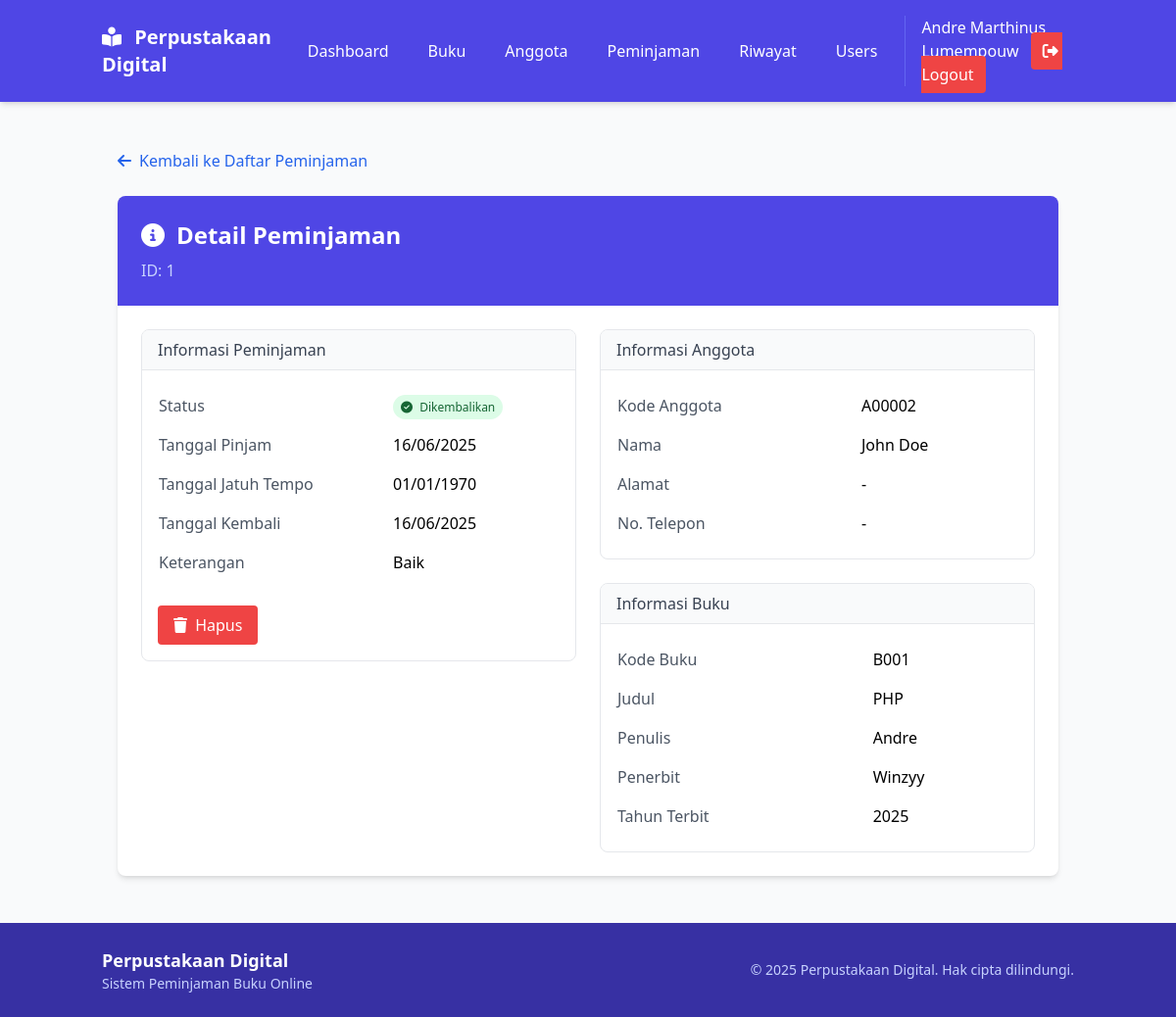
The app's page /pinjam/detail.php?id=1 (signed in) with its own data.
### tables this page shows
CREATE TABLE `meminjam` (
  `id_pinjam` int(11) NOT NULL,
  `tgl_pinjam` date NOT NULL,
  `tgl_jatuh_tempo` date DEFAULT NULL,
  `tgl_kembali` date DEFAULT NULL,
  `keterangan` text DEFAULT NULL,
  `id_anggota` int(11) NOT NULL,
  `id_buku` int(11) NOT NULL,
  `status` enum('dipinjam','kembali','terlambat') NOT NULL
);

CREATE TABLE `anggota` (
  `id_anggota` int(11) NOT NULL,
  `kode_anggota` varchar(10) NOT NULL,
  `nama` varchar(100) NOT NULL,
  `alamat` text DEFAULT NULL,
  `no_telepon` varchar(15) DEFAULT NULL
);

CREATE TABLE `buku` (
  `id_buku` int(11) NOT NULL,
  `kode_buku` varchar(10) NOT NULL,
  `judul_buku` varchar(255) NOT NULL,
  `penulis` varchar(100) DEFAULT NULL,
  `penerbit` varchar(100) DEFAULT NULL,
  `tahun_terbit` year(4) DEFAULT NULL,
  `stok` int(11) DEFAULT NULL
);

### pinjam/detail.php (the view, shortened to what this page needs)
<?php
require_once '../config/db.php';
$id = (int)$_GET['id'];
try {
    $sql = "SELECT m.*, a.nama as nama_anggota, a.kode_anggota, a.alamat, a.no_telepon,
            b.judul_buku, b.kode_buku, b.penulis, b.penerbit, b.tahun_terbit
            FROM meminjam m
            JOIN anggota a ON m.id_anggota = a.id_anggota
            JOIN buku b ON m.id_buku = b.id_buku
            WHERE m.id_pinjam = :id";
    $stmt = $conn->prepare($sql);
    $stmt->bindParam(':id', $id, PDO::PARAM_INT);
    $stmt->execute();
    $loan = $stmt->fetch(PDO::FETCH_ASSOC);
    $remaining_days = 0;
} catch(PDOException $e) {
    $_SESSION['error'] = "Error: " . $e->getMessage();
    header("Location: index.php");
    exit;
}
include '../templates/header.php';
?>
<div class="container mx-auto px-4 py-6">
    <div class="mb-6">
        <a href="index.php" class="inline-flex items-center text-blue-600 hover:text-blue-800">
            <i class="fas fa-arrow-left mr-2"></i> Kembali ke Daftar Peminjaman
        </a>
    </div>
    <div class="bg-white rounded-lg shadow-md overflow-hidden">
        <div class="bg-indigo-600 text-white p-6">
            <h1 class="text-2xl font-bold flex items-center">
                <i class="fas fa-info-circle mr-3"></i>
                Detail Peminjaman
            </h1>
            <p class="text-indigo-200 mt-2">ID: <?= $loan['id_pinjam'] ?></p>
        </div>
        <div class="p-6">
            <div class="grid grid-cols-1 md:grid-cols-2 gap-6">
                <div class="space-y-6">
                    <div class="border rounded-lg overflow-hidden">
                        <div class="bg-gray-50 px-4 py-2 border-b">
                            <h2 class="font-medium text-gray-700">Informasi Peminjaman</h2>
                        </div>
                        <div class="p-4">
                            <table class="w-full">
                                <tr>
                                    <td class="py-2 text-gray-600">Status</td>
                                    <td class="py-2">
                                        <?php if($loan['status'] == 'dipinjam'): ?>
                                            <span class="px-2 py-1 rounded-full text-xs font-medium bg-yellow-100 text-yellow-800">
                                                <i class="fas fa-book-reader mr-1"></i> Dipinjam
                                            </span>
                                            <?php if($remaining_days > 0): ?>
                                                <span class="text-xs text-gray-500 ml-1">(<?= $remaining_days ?> hari lagi)</span>
                                            <?php endif; ?>
                                        <?php elseif($loan['status'] == 'kembali'): ?>
                                            <span class="px-2 py-1 rounded-full text-xs font-medium bg-green-100 text-green-800">
                                                <i class="fas fa-check-circle mr-1"></i> Dikembalikan
                                            </span>
                                        <?php endif; ?>
                                    </td>
                                </tr>
                                <tr>
                                    <td class="py-2 text-gray-600">Tanggal Pinjam</td>
                                    <td class="py-2"><?= date('d/m/Y', strtotime($loan['tgl_pinjam'])) ?></td>
                                </tr>
                                <tr>
                                    <td class="py-2 text-gray-600">Tanggal Jatuh Tempo</td>
                                    <td class="py-2"><?= date('d/m/Y', strtotime($loan['tgl_jatuh_tempo'])) ?></td>
                                </tr>
                                <?php if($loan['status'] == 'kembali'): ?>
                                <tr>
                                    <td class="py-2 text-gray-600">Tanggal Kembali</td>
                                    <td class="py-2"><?= date('d/m/Y', strtotime($loan['tgl_kembali'])) ?></td>
                                </tr>
                                <?php endif; ?>
                                <tr>
                                    <td class="py-2 text-gray-600">Keterangan</td>
                                    <td class="py-2"><?= htmlspecialchars($loan['keterangan'] ?: '-') ?></td>
                                </tr>
                            </table>
                            <div class="mt-6 flex flex-wrap gap-2">
                                <button onclick="confirmDelete(<?= $loan['id_pinjam'] ?>)" class="bg-red-500 hover:bg-red-600 text-white py-2 px-4 rounded">
                                    <i class="fas fa-trash mr-1"></i> Hapus
                                </button>
                            </div>
                        </div>
                    </div>
                </div>
                <div class="space-y-6">
                    <div class="border rounded-lg overflow-hidden">
                        <div class="bg-gray-50 px-4 py-2 border-b">
                            <h2 class="font-medium text-gray-700">Informasi Anggota</h2>
                        </div>
                        <div class="p-4">
                            <table class="w-full">
                                <tr>
                                    <td class="py-2 text-gray-600">Kode Anggota</td>
                                    <td class="py-2"><?= htmlspecialchars($loan['kode_anggota']) ?></td>
                                </tr>
                                <tr>
                                    <td class="py-2 text-gray-600">Nama</td>
                                    <td class="py-2"><?= htmlspecialchars($loan['nama_anggota']) ?></td>
                                </tr>
                                <tr>
                                    <td class="py-2 text-gray-600">Alamat</td>
                                    <td class="py-2"><?= htmlspecialchars($loan['alamat'] ?: '-') ?></td>
                                </tr>
                                <tr>
                                    <td class="py-2 text-gray-600">No. Telepon</td>
                                    <td class="py-2"><?= htmlspecialchars($loan['no_telepon'] ?: '-') ?></td>
                                </tr>
                            </table>
                        </div>
                    </div>
                    <div class="border rounded-lg overflow-hidden">
                        <div class="bg-gray-50 px-4 py-2 border-b">
                            <h2 class="font-medium text-gray-700">Informasi Buku</h2>
                        </div>
                        <div class="p-4">
                            <table class="w-full">
                                <tr>
                                    <td class="py-2 text-gray-600">Kode Buku</td>
                                    <td class="py-2"><?= htmlspecialchars($loan['kode_buku']) ?></td>
                                </tr>
                                <tr>
                                    <td class="py-2 text-gray-600">Judul</td>
                                    <td class="py-2"><?= htmlspecialchars($loan['judul_buku']) ?></td>
                                </tr>
                                <tr>
                                    <td class="py-2 text-gray-600">Penulis</td>
                                    <td class="py-2"><?= htmlspecialchars($loan['penulis'] ?: '-') ?></td>
                                </tr>
                                <tr>
                                    <td class="py-2 text-gray-600">Penerbit</td>
                                    <td class="py-2"><?= htmlspecialchars($loan['penerbit'] ?: '-') ?></td>
                                </tr>
                                <tr>
                                    <td class="py-2 text-gray-600">Tahun Terbit</td>
                                    <td class="py-2"><?= htmlspecialchars($loan['tahun_terbit'] ?: '-') ?></td>
                                </tr>
                            </table>
                        </div>
                    </div>
                </div>
            </div>
        </div>
    </div>
</div>
<?php include '../templates/footer.php'; ?>

### records on screen
meminjam: id_pinjam "1", tgl_pinjam "16/06/2025", tgl_jatuh_tempo "01/01/1970", tgl_kembali "16/06/2025", keterangan "Baik", id_anggota.kode_anggota "A00002", id_anggota.nama "John Doe", id_anggota.alamat "-", id_anggota.no_telepon "-", id_buku.kode_buku "B001", id_buku.judul_buku "PHP", id_buku.penulis "Andre", id_buku.penerbit "Winzyy", id_buku.tahun_terbit "2025"

### other values on screen
$_SESSION['nama'] "Andre Marthinus Lumempouw"
